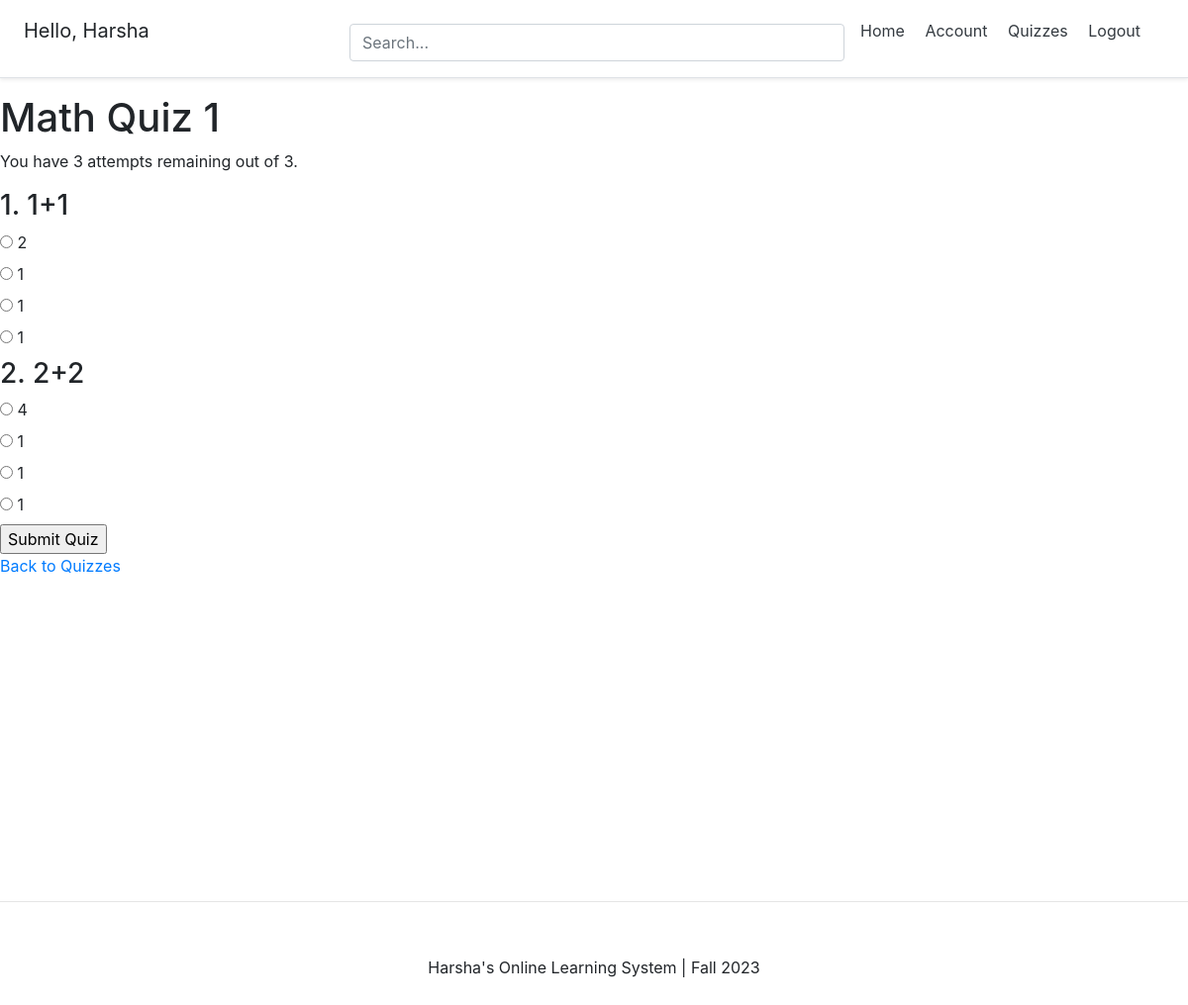
The app's page /quizzes/detail/Math Quiz 1/ (signed in) with its own data.
### account/models.py (models this page shows, shortened)
class Account(AbstractBaseUser):
	email 					= models.EmailField(verbose_name="email", max_length=60, unique=True)
	username 				= models.CharField(max_length=30, unique=True)
	date_joined				= models.DateTimeField(verbose_name='date joined', auto_now_add=True)
	last_login				= models.DateTimeField(verbose_name='last login', auto_now=True)
	is_admin				= models.BooleanField(default=False)
	is_active				= models.BooleanField(default=True)
	is_staff				= models.BooleanField(default=False)
	is_superuser			= models.BooleanField(default=False)
	is_teacher = models.BooleanField(default=False)
	USERNAME_FIELD = 'email'
	REQUIRED_FIELDS = ['username',]
	objects = MyAccountManager()

### quizzes/models.py (models this page shows, shortened)
class Quiz(models.Model):
    title = models.CharField(max_length=255, unique=True)
    created_by = models.ForeignKey(settings.AUTH_USER_MODEL, on_delete=models.CASCADE)
    description = models.TextField(default='No description provided')

class Question(models.Model):
    quiz = models.ForeignKey(Quiz, related_name='questions', on_delete=models.CASCADE)
    text = models.CharField(max_length=255)
    order = models.IntegerField(default=0)

class Choice(models.Model):
    question = models.ForeignKey(Question, related_name='choices', on_delete=models.CASCADE)
    text = models.CharField(max_length=255)
    is_correct = models.BooleanField(default=False)

### quizzes/views.py (the view, shortened to what this page needs)
# urls.py: path('detail/<str:quiz_title>/', views.quiz_detail, name='quiz_detail'),
@login_required
def quiz_detail(request, quiz_title):
    quiz = get_object_or_404(Quiz, title=quiz_title)
    user_account = Account.objects.get(email=request.user.email)
    remaining_attempts = get_remaining_attempts(request.user, quiz)
    if user_account.is_teacher:
        student_attempts = Attempt.objects.filter(quiz=quiz).select_related('student')
        sort_by = request.GET.get('sort', 'score')  # Default sort by score
        order = request.GET.get('order', 'asc')
        if order == 'desc':
            sort_by = '-' + sort_by
        student_attempts = student_attempts.order_by(sort_by)
        for attempt in student_attempts:
            attempt.percentile = calculate_percentile(attempt, quiz)
        highest_score = student_attempts.aggregate(Max('score'))['score__max']
        lowest_score = student_attempts.aggregate(Min('score'))['score__min']
        total_questions = quiz.questions.count()
        if total_questions > 0:
            average_score = student_attempts.aggregate(Avg('score'))['score__avg']
            average_percentage_score = (average_score / total_questions) * 100
        else:
            average_percentage_score = None
        grade_distribution = {}
        for attempt in student_attempts:
            letter_grade = assign_letter_grade((attempt.score / total_questions) * 100)
            grade_distribution[letter_grade] = grade_distribution.get(letter_grade, 0) + 1
        grade_labels = list(grade_distribution.keys())
        grade_counts = list(grade_distribution.values())
        context = {
            'quiz': quiz,
            'student_attempts': student_attempts,
            'highest_score': highest_score,
            'lowest_score': lowest_score,
            'average_score': average_percentage_score,  # Updated line
            'letter_grade_labels': json.dumps(grade_labels),
            'letter_grade_counts': json.dumps(grade_counts)
        }
        return render(request, 'quizzes/quiz_detail_teacher.html', context)
    else:
        attempts = Attempt.objects.filter(quiz=quiz, student=request.user).order_by('-date_attempted')
        remaining_attempts = 3 - attempts.count()
        latest_attempt = attempts.first()
        latest_attempt_percentile = None
        if latest_attempt:
            latest_attempt_percentile = calculate_percentile(latest_attempt, quiz)
        context = {
            'quiz': quiz,
            'latest_attempt': latest_attempt,
            'latest_attempt_percentile': latest_attempt_percentile,
            'remaining_attempts': remaining_attempts,
            'max_attempts': 3
        }
        return render(request, 'quizzes/quiz_detail_student.html', context)

### quizzes/views.py (called while the page is built)
def get_remaining_attempts(user, quiz):
    attempt_count = Attempt.objects.filter(quiz=quiz, student=user).count()
    return max(3 - attempt_count, 0)

### templates/quizzes/quiz_detail_student.html (shortened to what this page needs)
{% extends 'base.html' %}
{% load quiz_extras %}
{% block content %}
  <h1>{{ quiz.title }}</h1>
  {% if remaining_attempts > 0 %}
    {% if not latest_attempt %}
      <p>You have {{ remaining_attempts }} attempts remaining out of {{ max_attempts }}.</p>
      <form method="post">
        {% for question in quiz.questions.all %}
          <div class="question">
            <h3>{{ forloop.counter }}. {{ question.text }}</h3>
            {% for choice in question.choices.all %}
              <label>
                <input type="radio" name="question_{{ question.id }}" value="{{ choice.id }}">
                {{ choice.text }}
              </label><br>
            {% endfor %}
          </div>
        {% endfor %}
        <input type="submit" value="Submit Quiz">
      </form>
    {% endif %}
  {% else %}
    <p>All attempts are over</p>
    {% if latest_attempt %}
      <p>Your score: {{ latest_attempt.score }}/{{ quiz.questions.count }}</p>
      <p>Your Percentile Among All Students: {{ latest_attempt_percentile }}%</p>
    {% endif %}
  {% endif %}
  <a href="{% url 'quizzes:quiz_list' %}">Back to Quizzes</a>
{% endblock %}

### templates/snippets/header.html (shortened to what this page needs)
<link rel="stylesheet" href="https://cdn.jsdelivr.net/npm/bootstrap@4.4.1/dist/css/bootstrap.min.css">
<div class="d-flex flex-column flex-md-row align-items-center p-3 px-md-4 mb-3 bg-white border-bottom shadow-sm">
  <h5 class="my-0 mr-md-auto font-weight-normal">
  	{% if request.user.is_authenticated %}
  	<p>Hello, {{request.user.username}}</p>
  	{% endif %}
  </h5>
  <div class="search-bar mt-sm-2 mr-2">
  	<form method="get">
  		<input type="text" class="form-control" name="q" id="id_q" placeholder="Search...">
  	</form>
  </div>
  <nav class="my-2 my-md-0 mr-md-3">
  	{% if request.user.is_authenticated %}
  		<a class="p-2 text-dark" href="{% url 'home' %}">Home</a>
		<a class="p-2 text-dark" href="{% url 'account' %}">Account</a>
		<a class="p-2 text-dark" href="{% url 'quizzes:quiz_list' %}">Quizzes</a>
		<a class="p-2 text-dark" href="{% url 'logout' %}">Logout</a></p>
  	{% else %}
  		<a class="p-2 text-dark" href="{% url 'home' %}">Home</a>
  		<a class="p-2 text-dark" href="{% url 'login' %}">Login</a>
		<a class="btn btn-outline-primary" href="{% url 'register' %}">Register</a>
  	{% endif %}
  </nav>
</div>

### templates/snippets/header.html (style rules this page uses)
@media (min-width: 768px) { html { font-size: 16px; } }
.search-bar { max-width: 500px; width: 100%; }
form { width: 100%; }

### templates/snippets/base_css.html (style rules this page uses)
body { background-color: #FFFFFF; }

### records on screen
Account: user.username "Harsha"
Quiz: title "Math Quiz 1"
Question: text "1+1"
Choice: text "2"
Choice: text "1"
Choice: text "1"
Choice: text "1"
Question: text "2+2"
Choice: text "4"
Choice: text "1"
Choice: text "1"
Choice: text "1"

### other values on screen
{{ remaining_attempts }} "3"
{{ max_attempts }} "3"
